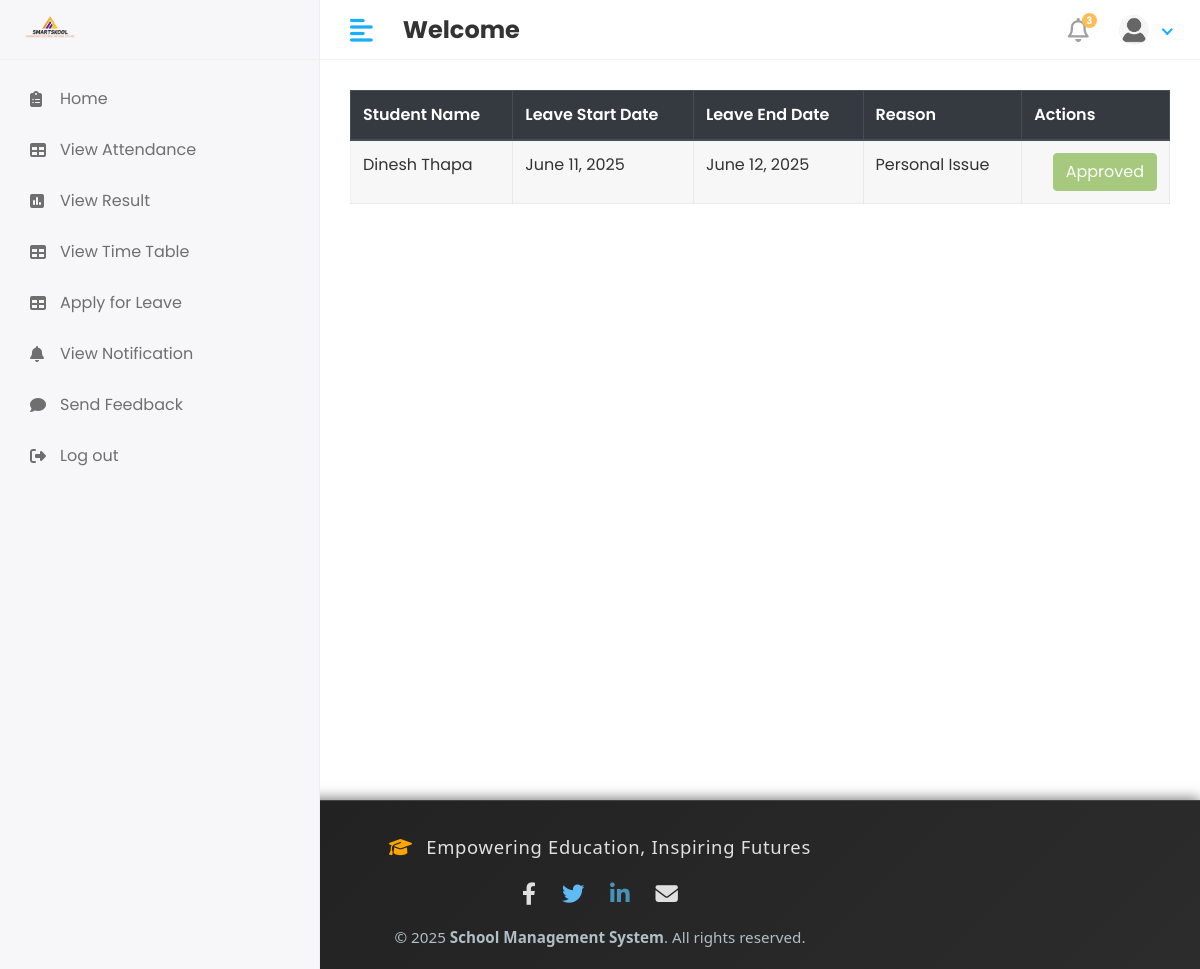
Before: /Hod/Student/leave_view with the older database file.
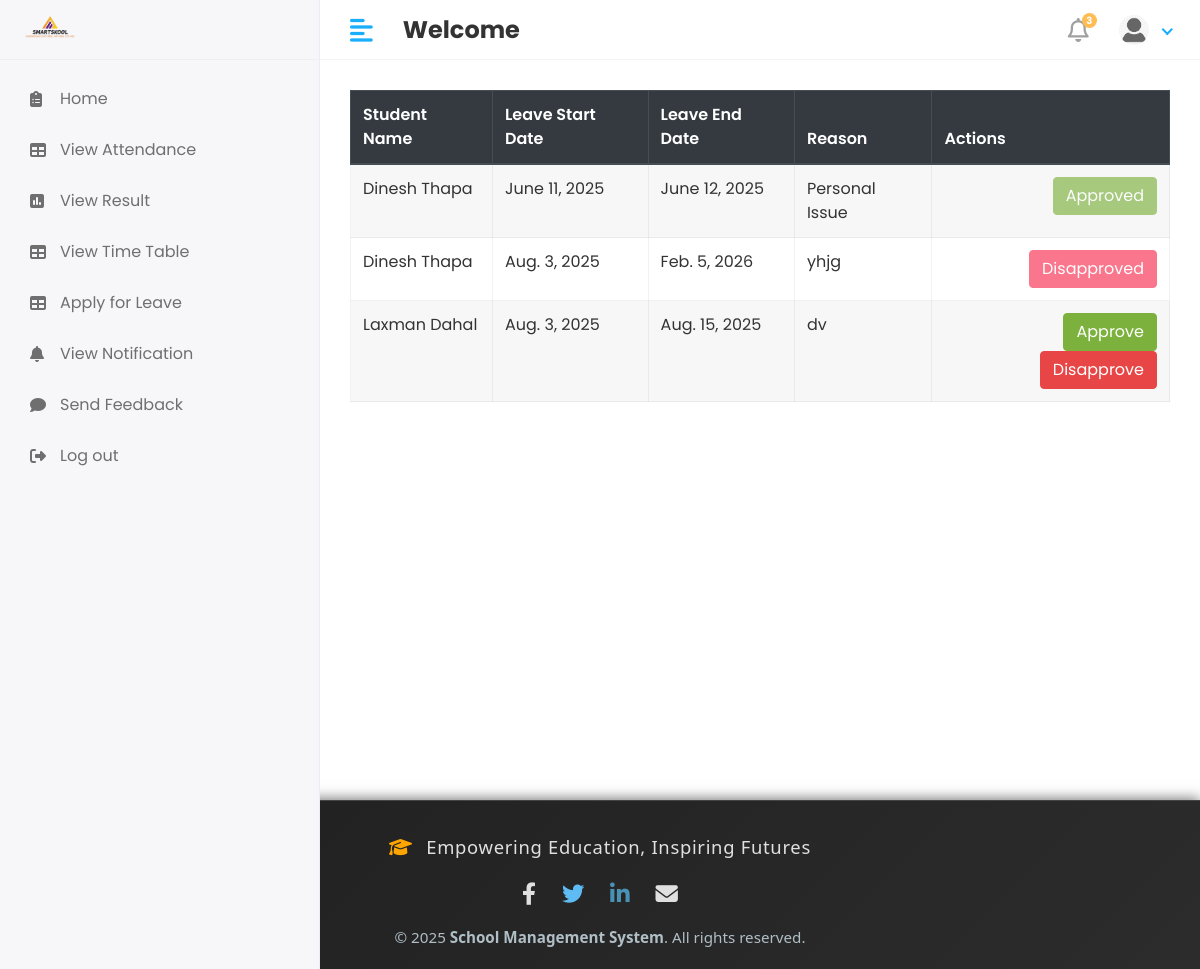
After: the same page with the newer database file.
### app/models.py (models this page shows, shortened)
class student_leave(models.Model):
    student_id = models.ForeignKey(student, on_delete=models.CASCADE)
    leave_start_date = models.DateField()
    leave_end_date = models.DateField()
    leave_message = models.TextField()
    leave_status = models.IntegerField(null=True,default=0)

class student(models.Model):
    admin = models.OneToOneField(CustomUser, on_delete=models.DO_NOTHING)
    address = models.TextField()
    gender = models.CharField(max_length=10)
    phone_number = models.CharField(max_length=15, default='')
    course_id = models.ForeignKey(course, on_delete=models.DO_NOTHING)
    session_year_id = models.ForeignKey(session_year, on_delete=models.DO_NOTHING)
    created_at = models.DateField(auto_now_add=True)
    updated_at = models.DateField(auto_now=True)

class CustomUser(AbstractUser):
   USER= (
      (1,'hod'),
      (2,'staff'),
      (3,'student'),
    )
   user_type=models.CharField(choices=USER,max_length=50,default=1)
   profile_pic = models.ImageField(upload_to='media/profile_pics')

### school_management_system/Hod_Views.py (the view)
# urls.py: path('Hod/Student/leave_view',Hod_Views.view_student_leave,name='view_student_leave'),
def view_student_leave(request):
    student_leave_obj = student_leave.objects.all()
    context = {
        'student_leave_obj': student_leave_obj,
    }
    return render(request, 'Hod/view_student_leave.html',context)

### templates/Hod/view_student_leave.html (shortened to what this page needs)
{% extends 'base.html'%}
{% block content%}
 <div class="table-responsive">
        <table id="studentTable" class="table table-striped table-bordered" style="width: 100%; background: #fff;">
            <thead class="thead-dark">
                <tr>
                    <th>Student Name</th>
                    <th>Leave Start Date</th>
                    <th>Leave End Date</th>
                    <th>Reason</th>
                    <th>Actions</th>
                </tr>
            </thead>
            <tbody>
                {% for i in student_leave_obj %}
                <tr>
                    <td>{{ i.student_id.admin.first_name}}&nbsp;{{i.student_id.admin.last_name}}</td>
                    <td>{{ i.leave_start_date }}</td>
                    <td>{{ i.leave_end_date }}</td>
                    <td>{{ i.leave_message }}</td>
                    <td class ="text-right">
                        <div class ="actions">
                            {% if i.leave_status == 0%}
                            <a href={% url 'student_approve_leave' i.id %} class="btn btn-success "> Approve </a>
                            <a href={% url 'student_disapprove_leave' i.id  %} class="btn btn-danger "> Disapprove </a>
                            {%elif i.leave_status == 1%}
                            <button class="btn btn-success " disabled = "disabled"> Approved</button>
                            {%else%}
                            <button class="btn btn-danger " disabled = "disabled"> Disapproved</button>
                            {%endif%}
                    </td>
                </tr>
                {% endfor %}
            </tbody>
        </table>
    </div>
{%endblock%}

Changed rows visible on the page:
added student_leave: student_id.admin.first_name "Dinesh", student_id.admin.last_name "Thapa", leave_start_date "Aug. 3, 2025", leave_end_date "Feb. 5, 2026", leave_message "yhjg", leave_status "Disapproved"
added student_leave: student_id.admin.first_name "Laxman", student_id.admin.last_name "Dahal", leave_start_date "Aug. 3, 2025", leave_end_date "Aug. 15, 2025", leave_message "dv", leave_status "Approve"
